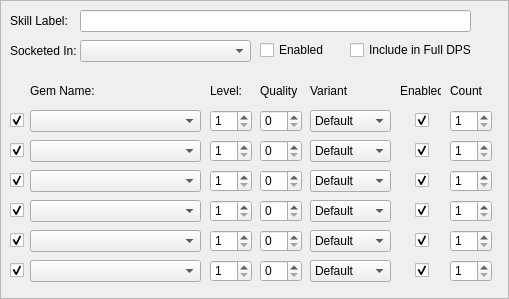
          <widget class="QFrame" name="frame_SkillsTabRight">
           <property name="enabled">
            <bool>true</bool>
           </property>
           <property name="sizePolicy">
            <sizepolicy hsizetype="Preferred" vsizetype="Preferred">
             <horstretch>5</horstretch>
             <verstretch>0</verstretch>
            </sizepolicy>
           </property>
           <property name="frameShape">
            <enum>QFrame::StyledPanel</enum>
           </property>
           <property name="frameShadow">
            <enum>QFrame::Raised</enum>
           </property>
           <widget class="QLabel" name="label_SkillLabel">
            <property name="geometry">
             <rect>
              <x>10</x>
              <y>10</y>
              <width>61</width>
              <height>22</height>
             </rect>
            </property>
            <property name="text">
             <string>Skill Label:</string>
            </property>
           </widget>
           <widget class="QLineEdit" name="lineEdit_SkillLabel">
            <property name="geometry">
             <rect>
              <x>80</x>
              <y>10</y>
              <width>391</width>
              <height>22</height>
             </rect>
            </property>
           </widget>
           <widget class="QWidget" name="widget" native="true">
            <property name="geometry">
             <rect>
              <x>0</x>
              <y>100</y>
              <width>500</width>
              <height>40</height>
             </rect>
            </property>
            <widget class="QCheckBox" name="check_GemEnabled1">
             <property name="geometry">
              <rect>
               <x>10</x>
               <y>10</y>
               <width>20</width>
               <height>20</height>
              </rect>
             </property>
             <property name="text">
              <string/>
             </property>
             <property name="checked">
              <bool>true</bool>
             </property>
            </widget>
            <widget class="QComboBox" name="combo_GemList1">
             <property name="geometry">
              <rect>
               <x>30</x>
               <y>10</y>
               <width>171</width>
               <height>22</height>
              </rect>
             </property>
            </widget>
            <widget class="QSpinBox" name="spin_GemLevel1">
             <property name="geometry">
              <rect>
               <x>210</x>
               <y>10</y>
               <width>42</width>
               <height>22</height>
              </rect>
             </property>
             <property name="minimum">
              <number>1</number>
             </property>
             <property name="maximum">
              <number>20</number>
             </property>
            </widget>
            <widget class="QSpinBox" name="spin_GemQuality1">
             <property name="geometry">
              <rect>
               <x>260</x>
               <y>10</y>
               <width>42</width>
               <height>22</height>
              </rect>
             </property>
             <property name="maximum">
              <number>20</number>
             </property>
            </widget>
            <widget class="QComboBox" name="combo_GemVariant1">
             <property name="geometry">
              <rect>
               <x>310</x>
               <y>10</y>
               <width>81</width>
               <height>22</height>
              </rect>
             </property>
             <item>
              <property name="text">
               <string>Default</string>
              </property>
             </item>
             <item>
              <property name="text">
               <string>Anomolous</string>
              </property>
             </item>
            </widget>
            <widget class="QCheckBox" name="check_GemEnabled1_2">
             <property name="geometry">
              <rect>
               <x>415</x>
               <y>10</y>
               <width>20</width>
               <height>20</height>
              </rect>
             </property>
             <property name="text">
              <string/>
             </property>
             <property name="checked">
              <bool>true</bool>
             </property>
            </widget>
            <widget class="QSpinBox" name="spin_GemCount1">
             <property name="geometry">
              <rect>
               <x>450</x>
               <y>10</y>
               <width>42</width>
               <height>22</height>
              </rect>
             </property>
             <property name="minimum">
              <number>1</number>
             </property>
             <property name="maximum">
              <number>20</number>
             </property>
            </widget>
           </widget>
           <widget class="QLabel" name="label_SocketedIn">
            <property name="geometry">
             <rect>
              <x>10</x>
              <y>40</y>
              <width>71</width>
              <height>22</height>
             </rect>
            </property>
            <property name="text">
             <string>Socketed In:</string>
            </property>
           </widget>
           <widget class="QComboBox" name="combo_SocketedIn">
            <property name="geometry">
             <rect>
              <x>80</x>
              <y>40</y>
              <width>171</width>
              <height>22</height>
             </rect>
            </property>
           </widget>
           <widget class="QCheckBox" name="check_SocketGroupEnabled">
            <property name="geometry">
             <rect>
              <x>260</x>
              <y>40</y>
              <width>75</width>
              <height>20</height>
             </rect>
            </property>
            <property name="text">
             <string>Enabled</string>
            </property>
            <property name="checked">
             <bool>false</bool>
            </property>
           </widget>
           <widget class="QCheckBox" name="check_SocketGroup_FullDPS">
            <property name="geometry">
             <rect>
              <x>350</x>
              <y>40</y>
              <width>121</width>
              <height>20</height>
             </rect>
            </property>
            <property name="text">
             <string>Include in Full DPS</string>
            </property>
            <property name="checked">
             <bool>false</bool>
            </property>
           </widget>
           <widget class="QLabel" name="label_GemName">
            <property name="geometry">
             <rect>
              <x>30</x>
              <y>80</y>
              <width>70</width>
              <height>22</height>
             </rect>
            </property>
            <property name="text">
             <string>Gem Name:</string>
            </property>
           </widget>
           <widget class="QLabel" name="label_Level">
            <property name="geometry">
             <rect>
              <x>210</x>
              <y>80</y>
              <width>40</width>
              <height>22</height>
             </rect>
            </property>
            <property name="text">
             <string>Level:</string>
            </property>
           </widget>
           <widget class="QLabel" name="label_Variant">
            <property name="geometry">
             <rect>
              <x>310</x>
              <y>80</y>
              <width>40</width>
              <height>22</height>
             </rect>
            </property>
            <property name="text">
             <string>Variant</string>
            </property>
           </widget>
           <widget class="QLabel" name="label_Enabled">
            <property name="geometry">
             <rect>
              <x>400</x>
              <y>80</y>
              <width>41</width>
              <height>22</height>
             </rect>
            </property>
            <property name="text">
             <string>Enabled</string>
            </property>
           </widget>
           <widget class="QLabel" name="label_Count">
            <property name="geometry">
             <rect>
              <x>450</x>
              <y>80</y>
              <width>40</width>
              <height>22</height>
             </rect>
            </property>
            <property name="text">
             <string>Count</string>
            </property>
           </widget>
           <widget class="QLabel" name="label_Quality">
            <property name="geometry">
             <rect>
              <x>260</x>
              <y>80</y>
              <width>40</width>
              <height>22</height>
             </rect>
            </property>
            <property name="text">
             <string>Quality</string>
            </property>
           </widget>
           <widget class="QWidget" name="widget_3" native="true">
            <property name="geometry">
             <rect>
              <x>0</x>
              <y>160</y>
              <width>500</width>
              <height>40</height>
             </rect>
            </property>
            <widget class="QCheckBox" name="check_GemEnabled3">
             <property name="geometry">
              <rect>
               <x>10</x>
               <y>10</y>
               <width>20</width>
               <height>20</height>
              </rect>
             </property>
             <property name="text">
              <string/>
             </property>
             <property name="checked">
              <bool>true</bool>
             </property>
            </widget>
            <widget class="QComboBox" name="combo_GemList3">
             <property name="geometry">
              <rect>
               <x>30</x>
               <y>10</y>
               <width>171</width>
               <height>22</height>
              </rect>
             </property>
            </widget>
            <widget class="QSpinBox" name="spin_GemLevel3">
             <property name="geometry">
              <rect>
               <x>210</x>
               <y>10</y>
               <width>42</width>
               <height>22</height>
              </rect>
             </property>
             <property name="minimum">
              <number>1</number>
             </property>
             <property name="maximum">
              <number>20</number>
             </property>
            </widget>
            <widget class="QSpinBox" name="spin_GemQuality3">
             <property name="geometry">
              <rect>
               <x>260</x>
               <y>10</y>
               <width>42</width>
               <height>22</height>
              </rect>
             </property>
             <property name="maximum">
              <number>20</number>
             </property>
            </widget>
            <widget class="QComboBox" name="combo_GemVariant3">
             <property name="geometry">
              <rect>
               <x>310</x>
               <y>10</y>
               <width>81</width>
               <height>22</height>
              </rect>
             </property>
             <item>
              <property name="text">
               <string>Default</string>
              </property>
             </item>
             <item>
              <property name="text">
               <string>Anomolous</string>
              </property>
             </item>
            </widget>
            <widget class="QCheckBox" name="check_GemEnabled3_2">
             <property name="geometry">
              <rect>
               <x>415</x>
               <y>10</y>
               <width>20</width>
               <height>20</height>
              </rect>
             </property>
             <property name="text">
              <string/>
             </property>
             <property name="checked">
              <bool>true</bool>
             </property>
            </widget>
            <widget class="QSpinBox" name="spin_GemCount3">
             <property name="geometry">
              <rect>
               <x>450</x>
               <y>10</y>
               <width>42</width>
               <height>22</height>
              </rect>
             </property>
             <property name="minimum">
              <number>1</number>
             </property>
             <property name="maximum">
              <number>20</number>
             </property>
            </widget>
           </widget>
           <widget class="QWidget" name="widget_2" native="true">
            <property name="geometry">
             <rect>
              <x>0</x>
              <y>130</y>
              <width>500</width>
              <height>40</height>
             </rect>
            </property>
            <widget class="QCheckBox" name="check_GemEnabled2">
             <property name="geometry">
              <rect>
               <x>10</x>
               <y>10</y>
               <width>20</width>
               <height>20</height>
              </rect>
             </property>
             <property name="text">
              <string/>
             </property>
             <property name="checked">
              <bool>true</bool>
             </property>
            </widget>
            <widget class="QComboBox" name="combo_GemList2">
             <property name="geometry">
              <rect>
               <x>30</x>
               <y>10</y>
               <width>171</width>
               <height>22</height>
              </rect>
             </property>
            </widget>
            <widget class="QSpinBox" name="spin_GemLevel2">
             <property name="geometry">
              <rect>
               <x>210</x>
               <y>10</y>
               <width>42</width>
               <height>22</height>
              </rect>
             </property>
             <property name="minimum">
              <number>1</number>
             </property>
             <property name="maximum">
              <number>20</number>
             </property>
            </widget>
            <widget class="QSpinBox" name="spin_GemQuality2">
             <property name="geometry">
              <rect>
               <x>260</x>
               <y>10</y>
               <width>42</width>
               <height>22</height>
              </rect>
             </property>
             <property name="maximum">
              <number>20</number>
             </property>
            </widget>
            <widget class="QComboBox" name="combo_GemVariant2">
             <property name="geometry">
              <rect>
               <x>310</x>
               <y>10</y>
               <width>81</width>
               <height>22</height>
              </rect>
             </property>
             <item>
              <property name="text">
               <string>Default</string>
              </property>
             </item>
             <item>
              <property name="text">
               <string>Anomolous</string>
              </property>
             </item>
            </widget>
            <widget class="QCheckBox" name="check_GemEnabled2_2">
             <property name="geometry">
              <rect>
               <x>415</x>
               <y>10</y>
               <width>20</width>
               <height>20</height>
              </rect>
             </property>
             <property name="text">
              <string/>
             </property>
             <property name="checked">
              <bool>true</bool>
             </property>
            </widget>
            <widget class="QSpinBox" name="spin_GemCount2">
             <property name="geometry">
              <rect>
               <x>450</x>
               <y>10</y>
               <width>42</width>
               <height>22</height>
              </rect>
             </property>
             <property name="minimum">
              <number>1</number>
             </property>
             <property name="maximum">
              <number>20</number>
             </property>
            </widget>
           </widget>
           <widget class="QWidget" name="widget_4" native="true">
            <property name="geometry">
             <rect>
              <x>0</x>
              <y>190</y>
              <width>500</width>
              <height>40</height>
             </rect>
            </property>
            <widget class="QCheckBox" name="check_GemEnabled4">
             <property name="geometry">
              <rect>
               <x>10</x>
               <y>10</y>
               <width>20</width>
               <height>20</height>
              </rect>
             </property>
             <property name="text">
              <string/>
             </property>
             <property name="checked">
              <bool>true</bool>
             </property>
            </widget>
            <widget class="QComboBox" name="combo_GemList4">
             <property name="geometry">
              <rect>
               <x>30</x>
               <y>10</y>
               <width>171</width>
               <height>22</height>
              </rect>
             </property>
            </widget>
            <widget class="QSpinBox" name="spin_GemLevel4">
             <property name="geometry">
              <rect>
               <x>210</x>
               <y>10</y>
               <width>42</width>
               <height>22</height>
              </rect>
             </property>
             <property name="minimum">
              <number>1</number>
             </property>
             <property name="maximum">
              <number>20</number>
             </property>
            </widget>
            <widget class="QSpinBox" name="spin_GemQuality4">
             <property name="geometry">
              <rect>
               <x>260</x>
               <y>10</y>
               <width>42</width>
               <height>22</height>
              </rect>
             </property>
             <property name="maximum">
              <number>20</number>
             </property>
            </widget>
            <widget class="QComboBox" name="combo_GemVariant4">
             <property name="geometry">
              <rect>
               <x>310</x>
               <y>10</y>
               <width>81</width>
               <height>22</height>
              </rect>
             </property>
             <item>
              <property name="text">
               <string>Default</string>
              </property>
             </item>
             <item>
              <property name="text">
               <string>Anomolous</string>
              </property>
             </item>
            </widget>
            <widget class="QCheckBox" name="check_GemEnabled4_2">
             <property name="geometry">
              <rect>
               <x>415</x>
               <y>10</y>
               <width>20</width>
               <height>20</height>
              </rect>
             </property>
             <property name="text">
              <string/>
             </property>
             <property name="checked">
              <bool>true</bool>
             </property>
            </widget>
            <widget class="QSpinBox" name="spin_GemCount4">
             <property name="geometry">
              <rect>
               <x>450</x>
               <y>10</y>
               <width>42</width>
               <height>22</height>
              </rect>
             </property>
             <property name="minimum">
              <number>1</number>
             </property>
             <property name="maximum">
              <number>20</number>
             </property>
            </widget>
           </widget>
           <widget class="QWidget" name="widget_5" native="true">
            <property name="geometry">
             <rect>
              <x>0</x>
              <y>220</y>
              <width>500</width>
              <height>40</height>
             </rect>
            </property>
            <widget class="QCheckBox" name="check_GemEnabled5">
             <property name="geometry">
              <rect>
               <x>10</x>
               <y>10</y>
               <width>20</width>
               <height>20</height>
              </rect>
             </property>
             <property name="text">
              <string/>
             </property>
             <property name="checked">
              <bool>true</bool>
             </property>
            </widget>
            <widget class="QComboBox" name="combo_GemList5">
             <property name="geometry">
              <rect>
               <x>30</x>
               <y>10</y>
               <width>171</width>
               <height>22</height>
              </rect>
             </property>
            </widget>
            <widget class="QSpinBox" name="spin_GemLevel5">
             <property name="geometry">
              <rect>
               <x>210</x>
               <y>10</y>
               <width>42</width>
               <height>22</height>
              </rect>
             </property>
             <property name="minimum">
              <number>1</number>
             </property>
             <property name="maximum">
              <number>20</number>
             </property>
            </widget>
            <widget class="QSpinBox" name="spin_GemQuality5">
             <property name="geometry">
              <rect>
               <x>260</x>
               <y>10</y>
               <width>42</width>
               <height>22</height>
              </rect>
             </property>
             <property name="maximum">
              <number>20</number>
             </property>
            </widget>
            <widget class="QComboBox" name="combo_GemVariant5">
             <property name="geometry">
              <rect>
               <x>310</x>
               <y>10</y>
               <width>81</width>
               <height>22</height>
              </rect>
             </property>
             <item>
              <property name="text">
               <string>Default</string>
              </property>
             </item>
             <item>
              <property name="text">
               <string>Anomolous</string>
              </property>
             </item>
            </widget>
            <widget class="QCheckBox" name="check_GemEnabled5_2">
             <property name="geometry">
              <rect>
               <x>415</x>
               <y>10</y>
               <width>20</width>
               <height>20</height>
              </rect>
             </property>
             <property name="text">
              <string/>
             </property>
             <property name="checked">
              <bool>true</bool>
             </property>
            </widget>
            <widget class="QSpinBox" name="spin_GemCount5">
             <property name="geometry">
              <rect>
               <x>450</x>
               <y>10</y>
               <width>42</width>
               <height>22</height>
              </rect>
             </property>
             <property name="minimum">
              <number>1</number>
             </property>
             <property name="maximum">
              <number>20</number>
             </property>
            </widget>
           </widget>
           <widget class="QWidget" name="widget_6" native="true">
            <property name="geometry">
             <rect>
              <x>0</x>
              <y>250</y>
              <width>500</width>
              <height>40</height>
             </rect>
            </property>
            <widget class="QCheckBox" name="check_GemEnabled6">
             <property name="geometry">
              <rect>
               <x>10</x>
               <y>10</y>
               <width>20</width>
               <height>20</height>
              </rect>
             </property>
             <property name="text">
              <string/>
             </property>
             <property name="checked">
              <bool>true</bool>
             </property>
            </widget>
            <widget class="QComboBox" name="combo_GemList6">
             <property name="geometry">
              <rect>
               <x>30</x>
               <y>10</y>
               <width>171</width>
               <height>22</height>
              </rect>
             </property>
            </widget>
            <widget class="QSpinBox" name="spin_GemLevel6">
             <property name="geometry">
              <rect>
               <x>210</x>
               <y>10</y>
               <width>42</width>
               <height>22</height>
              </rect>
             </property>
             <property name="minimum">
              <number>1</number>
             </property>
             <property name="maximum">
              <number>20</number>
             </property>
            </widget>
            <widget class="QSpinBox" name="spin_GemQuality6">
             <property name="geometry">
              <rect>
               <x>260</x>
               <y>10</y>
               <width>42</width>
               <height>22</height>
              </rect>
             </property>
             <property name="maximum">
              <number>20</number>
             </property>
            </widget>
            <widget class="QComboBox" name="combo_GemVariant6">
             <property name="geometry">
              <rect>
               <x>310</x>
               <y>10</y>
               <width>81</width>
               <height>22</height>
              </rect>
             </property>
             <item>
              <property name="text">
               <string>Default</string>
              </property>
             </item>
             <item>
              <property name="text">
               <string>Anomolous</string>
              </property>
             </item>
            </widget>
            <widget class="QCheckBox" name="check_GemEnabled6_2">
             <property name="geometry">
              <rect>
               <x>415</x>
               <y>10</y>
               <width>20</width>
               <height>20</height>
              </rect>
             </property>
             <property name="text">
              <string/>
             </property>
             <property name="checked">
              <bool>true</bool>
             </property>
            </widget>
            <widget class="QSpinBox" name="spin_GemCount6">
             <property name="geometry">
              <rect>
               <x>450</x>
               <y>10</y>
               <width>42</width>
               <height>22</height>
              </rect>
             </property>
             <property name="minimum">
              <number>1</number>
             </property>
             <property name="maximum">
              <number>20</number>
             </property>
            </widget>
           </widget>
          </widget>
